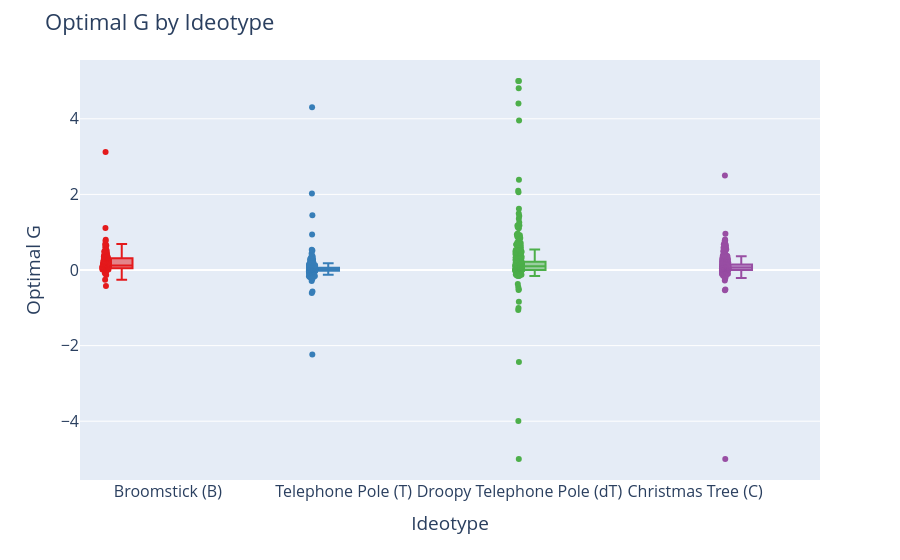

Source (notebook cell):
### Code cell
# Base boxplot (like boxen, shows distribution)
fig = px.box(
    ideotypes_df,
    x="ideotype label",
    y=G_column,
    color="ideotype label",                # hue
    points="all",                            # show all points like boxen
    color_discrete_sequence=px.colors.qualitative.Set1
)

# Layout tweaks
fig.update_layout(
    title="Optimal G by Ideotype",
    xaxis_title="Ideotype",
    yaxis_title="Optimal G",
    font=dict(size=16),
    boxmode="group",
    showlegend=False
)

fig.show()
fig.write_image("paper-figs/Ideotypes-Analysis/Optimal-G-by-Ideotype.pdf")

### Figure 1 — Plotly figure (JSON) as saved in the notebook; plotly's stock layout.template omitted (floating-point values rounded to 4 significant figures; data arrays with more than 128 entries replaced by an {"elided": "..."} marker saying what was removed)
{"data": [{"alignmentgroup": "True", "boxpoints": "all", "hovertemplate": "ideotype label=%{x}<br>best_G=%{y}<extra></extra>", "legendgroup": "Broomstick (B)", "marker": {"color": "rgb(228,26,28)"}, "name": "Broomstick (B)", "notched": false, "offsetgroup": "Broomstick (B)", "orientation": "v", "showlegend": true, "type": "box", "x": ["Broomstick (B)", "Broomstick (B)", "Broomstick (B)", "Broomstick (B)", "Broomstick (B)", "Broomstick (B)", "Broomstick (B)", "Broomstick (B)", "Broomstick (B)", "Broomstick (B)", "Broomstick (B)", "Broomstick (B)", "Broomstick (B)", "Broomstick (B)", "Broomstick (B)", "Broomstick (B)", "Broomstick (B)", "Broomstick (B)", "Broomstick (B)", "Broomstick (B)", "Broomstick (B)", "Broomstick (B)", "Broomstick (B)", "Broomstick (B)", "Broomstick (B)", "Broomstick (B)", "Broomstick (B)", "Broomstick (B)", "Broomstick (B)", "Broomstick (B)", "Broomstick (B)", "Broomstick (B)", "Broomstick (B)", "Broomstick (B)", "Broomstick (B)", "Broomstick (B)", "Broomstick (B)", "Broomstick (B)", "Broomstick (B)", "Broomstick (B)", "Broomstick (B)", "Broomstick (B)", "Broomstick (B)", "Broomstick (B)", "Broomstick (B)", "Broomstick (B)", "Broomstick (B)", "Broomstick (B)", "Broomstick (B)", "Broomstick (B)", "Broomstick (B)", "Broomstick (B)", "Broomstick (B)", "Broomstick (B)", "Broomstick (B)", "Broomstick (B)", "Broomstick (B)", "Broomstick (B)", "Broomstick (B)", "Broomstick (B)", "Broomstick (B)", "Broomstick (B)", "Broomstick (B)", "Broomstick (B)", "Broomstick (B)", "Broomstick (B)", "Broomstick (B)", "Broomstick (B)", "Broomstick (B)", "Broomstick (B)", "Broomstick (B)", "Broomstick (B)", "Broomstick (B)", "Broomstick (B)", "Broomstick (B)", "Broomstick (B)", "Broomstick (B)", "Broomstick (B)", "Broomstick (B)", "Broomstick (B)", "Broomstick (B)", "Broomstick (B)", "Broomstick (B)", "Broomstick (B)", "Broomstick (B)", "Broomstick (B)", "Broomstick (B)", "Broomstick (B)", "Broomstick (B)", "Broomstick (B)", "Broomstick (B)", "Broomstick (B)", "Broomstick (B)", "Broomstick (B)", "Broomstick (B)", "Broomstick (B)", "Broomstick (B)", "Broomstick (B)", "Broomstick (B)", "Broomstick (B)", "Broomstick (B)", "Broomstick (B)", "Broomstick (B)", "Broomstick (B)", "Broomstick (B)", "Broomstick (B)", "Broomstick (B)", "Broomstick (B)", "Broomstick (B)", "Broomstick (B)", "Broomstick (B)", "Broomstick (B)", "Broomstick (B)", "Broomstick (B)", "Broomstick (B)", "Broomstick (B)", "Broomstick (B)", "Broomstick (B)"], "x0": " ", "xaxis": "x", "y": [0.3338, 0.4127, 0.3738, 0.02286, 0.802, 3.122, 0.07682, 0.07362, 0.2947, 0.3016, 0.04771, 0.05716, 0.03292, 0.2181, 0.1152, 0.192, -0.08733, -0.03704, -0.001372, 0.1564, 0.0631, 0.07636, 0.01113, 0.1523, 0.1642, 0.09968, 0.09252, 0.02358, 0.0615, 0.1717, 0.194, 0.01102, 0.01097, 0.1495, 0.1084, 0.04161, 0.07545, 0.3711, 0.1289, 0.06904, 0.2103, 0.05838, 0.3964, 0.177, 0.03521, 0.04588, 0.3153, 0.3266, 0.1331, 0.1302, 0.2027, 0.3875, 0.5127, 0.2587, 0.3404, 0.4952, 0.1513, 0.02926, 0.4511, 0.3349, 0.1879, 0.2274, 1.11, 0.0, 0.6715, 0.479, 0.2554, -0.4218, 0.09282, 0.06996, -0.000457, -0.1355, 0.04374, 0.1927, 0.4855, -0.009066, -0.06925, 0.0732, 0.5817, 0.03845, 0.7683, 0.3564, 0.06652, 0.6859, 0.2195, 0.09241, 0.08873, 0.07316, 0.07682, -0.01592, 0.05045, 0.03156, 0.6461, 0.03703, 0.3216, 0.2898, 0.0101, 0.1207, -0.001372, 0.0579, 0.02066, 0.04607, 0.3427, 0.0924, 0.0904, 0.145, 0.2194, -0.2597, 0.421, 0.3097, 0.07521, 0.1237, 0.05836, 0.3199, 0.179, 0.1177, 0.0227, 0.6091], "y0": " ", "yaxis": "y"}, {"alignmentgroup": "True", "boxpoints": "all", "hovertemplate": "ideotype label=%{x}<br>best_G=%{y}<extra></extra>", "legendgroup": "Telephone Pole (T)", "marker": {"color": "rgb(55,126,184)"}, "name": "Telephone Pole (T)", "notched": false, "offsetgroup": "Telephone Pole (T)", "orientation": "v", "showlegend": true, "type": "box", "x": {"elided": "239 str values"}, "x0": " ", "xaxis": "x", "y": {"elided": "239 float values"}, "y0": " ", "yaxis": "y"}, {"alignmentgroup": "True", "boxpoints": "all", "hovertemplate": "ideotype label=%{x}<br>best_G=%{y}<extra></extra>", "legendgroup": "Droopy Telephone Pole (dT)", "marker": {"color": "rgb(77,175,74)"}, "name": "Droopy Telephone Pole (dT)", "notched": false, "offsetgroup": "Droopy Telephone Pole (dT)", "orientation": "v", "showlegend": true, "type": "box", "x": {"elided": "365 str values"}, "x0": " ", "xaxis": "x", "y": {"elided": "365 float values"}, "y0": " ", "yaxis": "y"}, {"alignmentgroup": "True", "boxpoints": "all", "hovertemplate": "ideotype label=%{x}<br>best_G=%{y}<extra></extra>", "legendgroup": "Christmas Tree (C)", "marker": {"color": "rgb(152,78,163)"}, "name": "Christmas Tree (C)", "notched": false, "offsetgroup": "Christmas Tree (C)", "orientation": "v", "showlegend": true, "type": "box", "x": {"elided": "232 str values"}, "x0": " ", "xaxis": "x", "y": {"elided": "232 float values"}, "y0": " ", "yaxis": "y"}], "layout": {"autosize": true, "boxmode": "group", "font": {"size": 16}, "legend": {"title": {"text": "ideotype label"}, "tracegroupgap": 0}, "margin": {"t": 60}, "showlegend": false, "title": {"text": "Optimal G by Ideotype"}, "xaxis": {"anchor": "y", "autorange": true, "categoryarray": ["Broomstick (B)", "Telephone Pole (T)", "Droopy Telephone Pole (dT)", "Christmas Tree (C)"], "categoryorder": "array", "domain": [0, 1], "range": [-0.5, 3.711], "title": {"text": "Ideotype"}, "type": "category"}, "yaxis": {"anchor": "x", "autorange": true, "domain": [0, 1], "range": [-5.556, 5.556], "title": {"text": "Optimal G"}, "type": "linear"}}}
